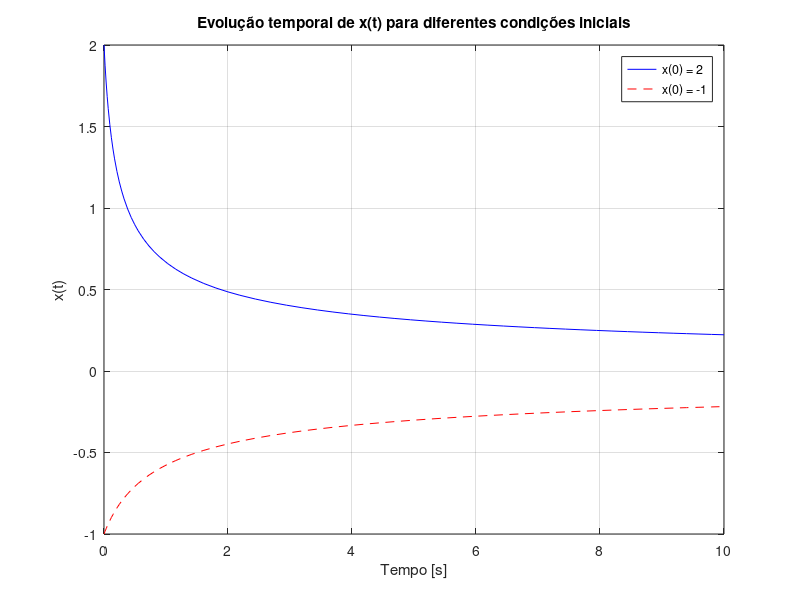

This figure's MATLAB source:
% Exercício 1
function simulacaoSistema

    % Tempo de simulação
    T = 10;  % segundos

    % Condições iniciais
    x0_1 = 2;
    x0_2 = -1;

    % Simulação para a primeira condição inicial
    [t1, x1] = ode45(@(t,x) -x^3, [0 T], x0_1);

    % Simulação para a segunda condição inicial
    [t2, x2] = ode45(@(t,x) -x^3, [0 T], x0_2);

    % Plot
    figure
    plot(t1, x1, 'b-', 'DisplayName', 'x(0) = 2')
    hold on
    plot(t2, x2, 'r--', 'DisplayName', 'x(0) = -1')
    xlabel('Tempo [s]')
    ylabel('x(t)')
    title('Evolução temporal de x(t) para diferentes condições iniciais')
    legend
    grid on

end
